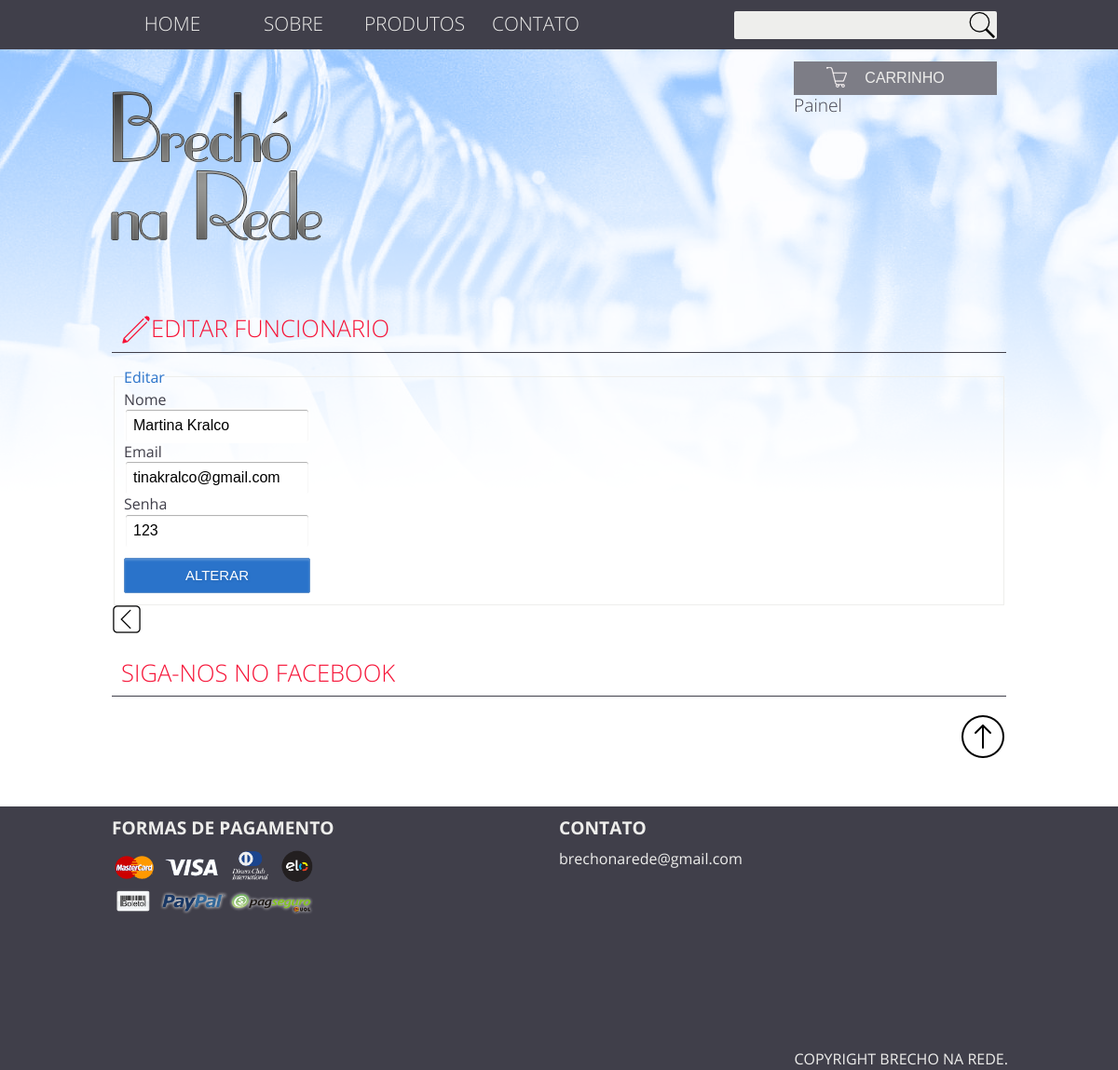
Page /index.php?ctrl=controladorAlterarFuncionario&&idFuncionario=2 (signed in) on the committed database.
### tables this page shows
CREATE TABLE `funcionario` (
  `idFuncionario` int(11) NOT NULL,
  `nome` varchar(30) NOT NULL,
  `cpf` bigint(20) DEFAULT NULL,
  `cargo` varchar(20) NOT NULL,
  `sexo` enum('masculino','feminino') DEFAULT NULL,
  `email` varchar(50) NOT NULL,
  `cidade` varchar(30) NOT NULL,
  `localidade` varchar(20) NOT NULL,
  `cep` int(11) NOT NULL,
  `telefone1` int(11) NOT NULL,
  `telefone2` int(11) DEFAULT NULL,
  `bairro` varchar(50) NOT NULL,
  `senha` varchar(10) NOT NULL,
  `perfil` int(3) NOT NULL,
  `salario` decimal(5,2) NOT NULL,
  `logradouro` varchar(20) NOT NULL
);

### img/modelo/DAO/classeFuncionarioDAO.php (called while the page is built, shortened)
<?php
class classeFuncionarioDAO {
    public function pesquisarFuncionarioPorId($idDoFuncionario){
    $pdo = conexao::getInstance();
    $pesquisa = $pdo->prepare('SELECT * FROM funcionario WHERE idFuncionario=:idFuncionario');
    $pesquisa->bindValue(':idFuncionario',$idDoFuncionario);
    $pesquisa->execute();
    $array= array();
    while($result=$pesquisa->fetchObject(__CLASS__)){
    $array[]=$result;
    }
    return $array;
    }
}

### controle/controladorAlterarFuncionario.php (the view, shortened to what this page needs)
<?php
echo "<h1><i class='editar'></i>Editar Funcionario</h1>";
require_once "modelo/DAO/classeFuncionarioDAO.php";
if (isset($_GET['idFuncionario'])) {
    $idDoFuncionario = $_GET['idFuncionario'];
    $objId = new classeFuncionarioDAO();
    $buscar = $objId->pesquisarFuncionarioPorId($idDoFuncionario);
    foreach ($buscar as $pronto) {
        echo "
     <form method='post' action='index.php?ctrl=controladorAlterarFuncionario&att&idFuncionario=$idDoFuncionario'>
     <fieldset>
        <legend>Editar </legend>
        <label for ='nome'>Nome</label>
        <p><input type='text' name='nome' id='nome' value='$pronto->nome'></p>
        <label for ='email'>Email</label>
       <p> <input type='text'id='email' name='email' value='$pronto->email'></p>
        <label for ='senha'>Senha</label>
       <p> <input type='text'id='senha' name='senha' value='$pronto->senha'></p>
        <p><input type='submit' value ='Alterar'  onclick='return confirmAlt()'></p>
    </fieldset>
     </form>";
    }
} else {
    echo ' <script type="text/javascript">
    alert("Funcionario não especificado!");
    location.href="index.php";
    </script>';
}
 echo "<a href='index.php?ctrl=controladorListarFuncionarios'><i class='voltar'></i></a>";

### css/estilo.css (style rules this page uses)
* { margin:0; padding:0; }
.conteudo input,.conteudo select { width:200px; }
body { font-family: 'Open Sans', sans-serif; color:#eeeeec; background:url(../img/banner.png) no-repeat; }
form input,form select { border-radius: 2px; height: 38px; }
.conteudo h1 { color:#f61337; border-bottom:1px solid #403f4a; text-transform: uppercase; font-weight: lighter; font-size:1.6em; clear: both; width: inherit; padding:10px; }
fieldset { border-color:#eeeeec; margin-bottom:15px; }
.conteudo form input[type='submit'],conteudo form { cursor:pointer; text-transform:uppercase; background:#2a73ca; border:1px solid #5d8fca; padding:8px; color:#fff; font-size:0.9; }
.conteudo input[type="text"], .conteudo input[type="date"], .conteudo input[type="datetime"], .conteudo input[type="email"], .conteudo input[type="number"], .conteudo input[type="search"], .conteudo input[type="time"], .conteudo input[type="url"], .conteudo input[type="password"], .conteudo input[type="tel"], .conteudo input[type="password"], .conteudo textarea, .conteudo select { box-sizing: border-box; -webkit-box-sizing: border-box; -moz-box-sizing: border-box; padding: 8px; border: 2px solid #fff; box-shadow: inset 0px 1px 1px rgba(0, 0, 0, 0.33); -moz-box-shadow: inset 0px 1px 1px rgba(0, 0, 0, 0.33); -webkit-box-shadow: inset 0px 1px 1px rgba(0, 0, 0, 0.33); border-radius: 4px; }
.conteudo input[type="button"], .conteudo button, .conteudo input[type="submit"] { padding: 8px 20px 8px 20px; text-shadow: 1px 1px 3px rgba(0, 0, 0, 0.12); -moz-box-shadow: inset 0px 2px 2px 0px rgba(255, 255, 255, 0.17); -webkit-box-shadow: inset 0px 2px 2px 0px rgba(255, 255, 255, 0.17); box-shadow: inset 0px 2px 2px 0px rgba(255, 255, 255, 0.17); border: 1px solid #257C9E; font-size: 15px; margin-top: 10px; }
.conteudo form input,select,option { padding:5px; }
.conteudo form fieldset legend { font-size: 1.0em; color:#2a73ca; }
.editar { background:url(../img/icones/editar.png) no-repeat ; display: block; width: 32px; height: 32px; float: left; }
.voltar { background:url(../img/icones/voltar.png) no-repeat ; display: table; width: 32px; height: 32px; clear: both; position:absolute; margin-top: 20px; bottom:0; }

### rows in the picture
funcionario: nome "Martina Kralco", email "tinakralco@gmail.com", senha "123"
